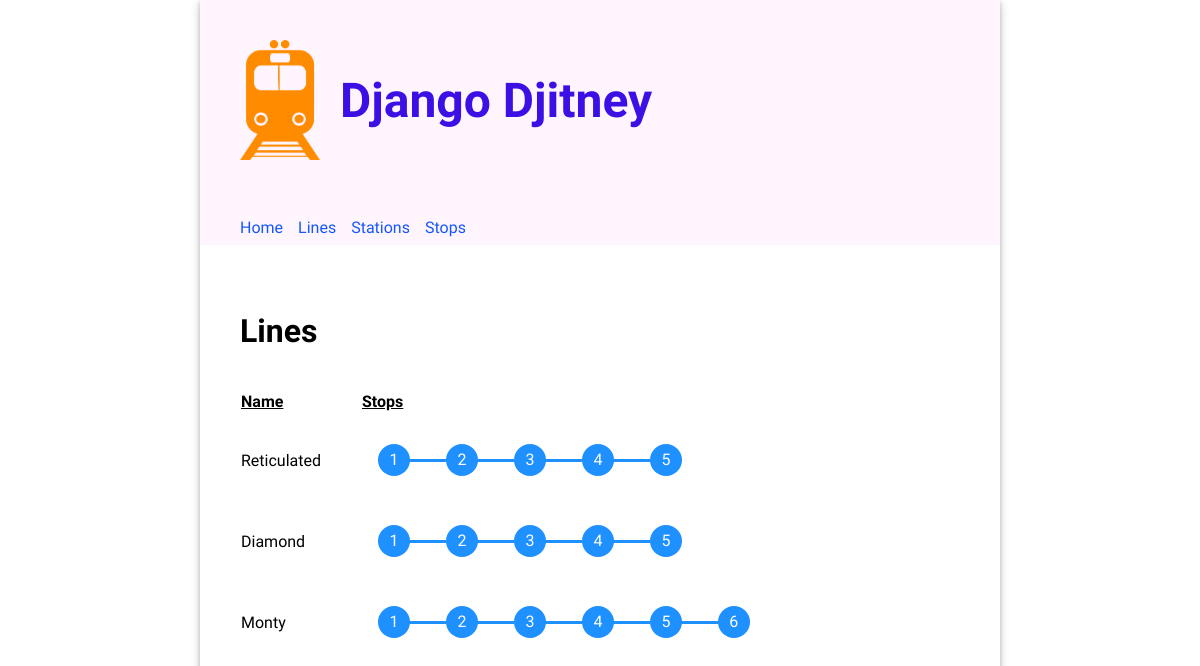
The page / on the database its author committed.
### routes/models.py (models this page shows, shortened)
class Line(models.Model):
  name = models.CharField(unique=True, max_length=200)

class Stop(models.Model):
  class Meta:
    unique_together = (('line', 'stop_number'))
  line = models.ForeignKey(Line, on_delete=models.CASCADE)
  station = models.ForeignKey(Station, on_delete=models.CASCADE)
  stop_number = models.PositiveIntegerField()

### routes/views.py (the view)
# urls.py: path('', views.HomeView.as_view(), name='home'),
class HomeView(TemplateView):
  template_name = "routes/home.html"
  def get_context_data(self):
    context = super().get_context_data()
    context["lines"] = Line.objects.all()
    context["stations"] = Station.objects.all()
    context["stops"] = Stop.objects.all()
    return context

### routes/templates/routes/home.html (shortened to what this page needs)
{% extends 'base.html' %} {% load static %} {% block title %}Django Djitney{% endblock %} {% block content %}
<div class="home">
  <div>
    <h2>Lines</h2>
    <table class="line-table">
      <thead>
        <tr>
          <th>Name</th>
          <th>Stops</th>
        </tr>
      </thead>
      <tbody>
        {% for line in lines %}
        <tr>
          <td>{{ line.name }}</td>
          <td>
            <ul>
              {% for stop in line.stop_set.all %}
              <li>{{ stop.stop_number }}</li>
              {% endfor %}
            </ul>
          </td>
        </tr>
        {% endfor %}
      </tbody>
    </table>
  </div>
</div>
{% endblock %}

### routes/templates/base.html (shortened to what this page needs)
{% load static %}
<!DOCTYPE html>
<html>
  <head>
    <link
      rel="stylesheet"
      type="text/css"
      href="{% static 'routes/style.css' %}"
    />
  </head>
  <body>
    <div class="app">
      <header>
        <div class="header-first-row">
          <img
            src="{% static 'routes/djitney.png' %}"
            alt="Django Djitney Logo"
            width="80px"
          />
          <h1 class="title">Django Djitney</h1>
        </div>
        <nav class="navbar">
          <a class="nav-item" href="{% url 'home' %}">Home</a>
          <a class="nav-item" href="{% url 'lines' %}">Lines</a>
          <a class="nav-item" href="{% url 'stations' %}">Stations</a>
          <a class="nav-item" href="{% url 'stops' %}">Stops</a>
        </nav>
      </header>
      <main>{% block content %}{% endblock %}</main>
    </div>
  </body>
</html>

### routes/static/routes/style.css (style rules this page uses)
body { font-family: "Oxygen", sans-serif; margin: 0; }
header { background-color: #fff5ff; min-height: 200px; display: flex; align-items: center; flex-direction: column; align-items: flex-start; padding-left: 40px; padding-top: 40px; }
.header-first-row { width: 100%; display: flex; }
.navbar { margin-top: 50px; display: flex; width: 100%; }
.navbar a { text-decoration: none; padding: 8px 0; color: #1557ff; margin-right: 15px; }
.title { font-size: 3em; padding: 0px 50px 0 20px; margin: auto 0; color: #3a10e5; }
main { padding: 40px; }
main h2 { font-size: 2em; }
.app { min-width: 800px; max-width: 60%; margin: 0 auto; box-shadow: 0 2px 4px 0 rgba(0, 0, 0, 0.2), 0 3px 10px 0 rgba(0, 0, 0, 0.19); }
main table { text-align: left; border-collapse: separate; border-spacing: 0 15px; width: 100%; }
main table th { text-align: left; border-collapse: separate; border-spacing: 0 15px; text-decoration: underline; }
ul { list-style: none; }
.line-table li { width: 2em; height: 2em; text-align: center; line-height: 2em; border-radius: 1em; background: dodgerblue; margin: 0 1em; display: inline-block; color: white; position: relative; }
.line-table li::before { content: ""; position: absolute; top: 0.9em; left: -4em; width: 4em; height: 0.2em; background: dodgerblue; z-index: -1; }
.line-table li:first-child::before { display: none; }
.line-table ul { padding: 0; }
a { text-decoration: none; color: #1557ff; }

### rows shown on the page
Line: name "Reticulated"
Stop: stop_number "1"
Stop: stop_number "2"
Stop: stop_number "3"
Stop: stop_number "4"
Stop: stop_number "5"
Line: name "Diamond"
Stop: stop_number "1"
Stop: stop_number "2"
Stop: stop_number "3"
Stop: stop_number "4"
Stop: stop_number "5"
Line: name "Monty"
Stop: stop_number "1"
Stop: stop_number "2"
Stop: stop_number "3"
Stop: stop_number "4"
Stop: stop_number "5"
Stop: stop_number "6"
